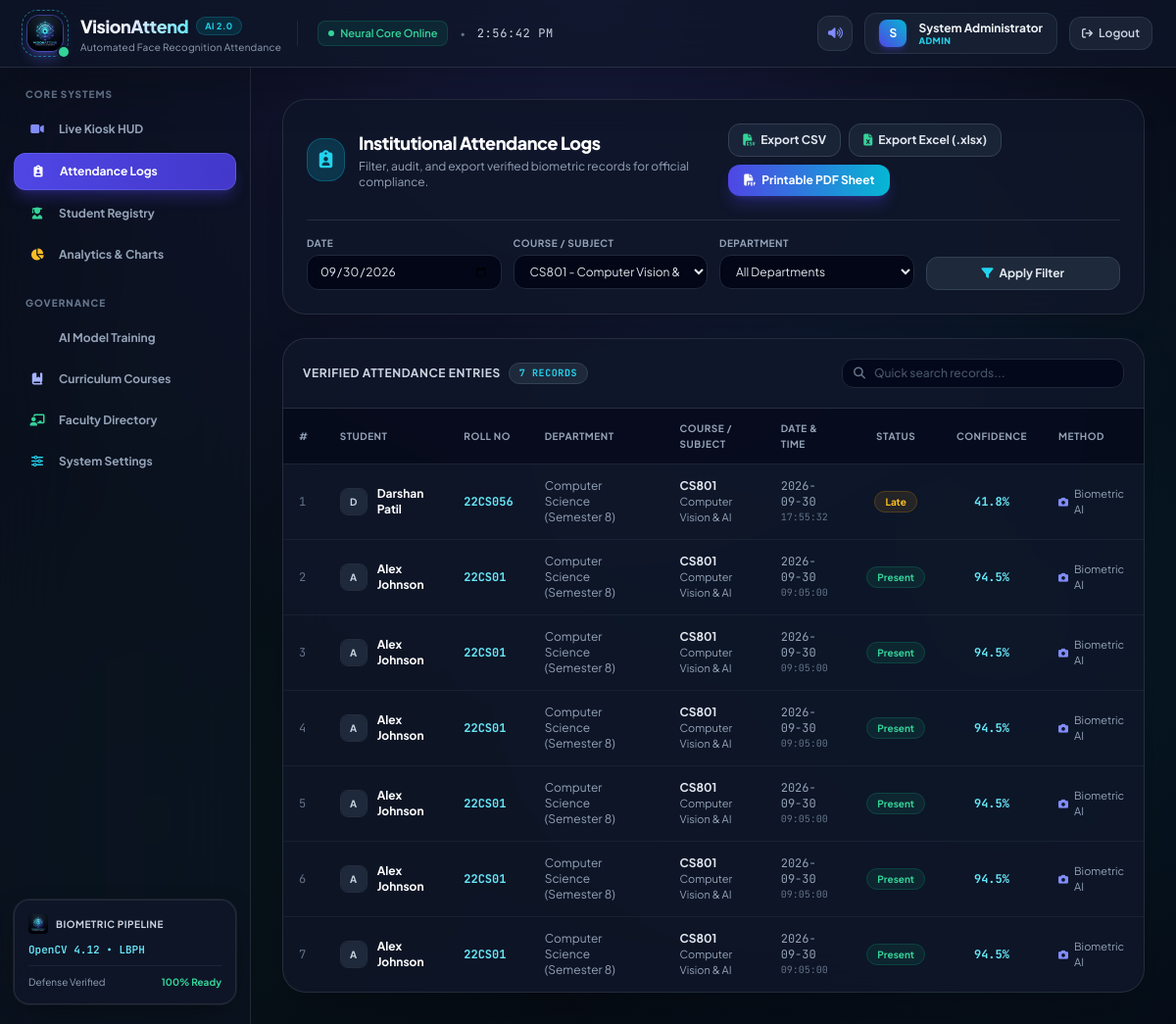
The page /attendance?subject_id=1 (signed in) on the database its author committed.
### tables this page shows
CREATE TABLE attendance (
                id INTEGER PRIMARY KEY AUTOINCREMENT,
                student_id INTEGER NOT NULL,
                subject_id INTEGER NOT NULL,
                date TEXT NOT NULL, -- YYYY-MM-DD
                time TEXT NOT NULL, -- HH:MM:SS
                status TEXT NOT NULL CHECK(status IN ('Present', 'Late', 'Absent')),
                confidence REAL DEFAULT 0.0,
                liveness_verified INTEGER DEFAULT 1,
                session_type TEXT DEFAULT 'Regular Class',
                method TEXT DEFAULT 'Face Recognition',
                created_at TIMESTAMP DEFAULT CURRENT_TIMESTAMP,
                FOREIGN KEY (student_id) REFERENCES students(id) ON DELETE CASCADE,
                FOREIGN KEY (subject_id) REFERENCES subjects(id) ON DELETE CASCADE
            );

CREATE TABLE students (
                id INTEGER PRIMARY KEY AUTOINCREMENT,
                roll_number TEXT UNIQUE NOT NULL,
                name TEXT NOT NULL,
                department TEXT NOT NULL,
                semester TEXT NOT NULL,
                email TEXT,
                phone TEXT,
                face_samples_count INTEGER DEFAULT 0,
                photo_path TEXT,
                created_at TIMESTAMP DEFAULT CURRENT_TIMESTAMP
            );

CREATE TABLE subjects (
                id INTEGER PRIMARY KEY AUTOINCREMENT,
                code TEXT UNIQUE NOT NULL,
                name TEXT NOT NULL,
                department TEXT NOT NULL,
                semester TEXT NOT NULL,
                teacher_id INTEGER,
                created_at TIMESTAMP DEFAULT CURRENT_TIMESTAMP,
                FOREIGN KEY (teacher_id) REFERENCES teachers(id) ON DELETE SET NULL
            );

### app.py (the view)
@app.route("/attendance")
@login_required(roles=["admin", "teacher"])
def attendance_records_page():
    date_filter = request.args.get("date", datetime.now().strftime("%Y-%m-%d"))
    subject_filter = request.args.get("subject_id")
    dept_filter = request.args.get("department")
    records = get_attendance_records(
        date=date_filter if date_filter else None,
        subject_id=int(subject_filter) if subject_filter else None,
        department=dept_filter if dept_filter else None
    )
    subjects = get_all_subjects()
    return render_template(
        "attendance.html",
        records=records,
        subjects=subjects,
        selected_date=date_filter,
        selected_subject=subject_filter,
        selected_dept=dept_filter
    )

### app.py (called while the page is built)
def login_required(roles=None):
    def decorator(f):
        @functools.wraps(f)
        def decorated_function(*args, **kwargs):
            if "user_id" not in session:
                flash("Please log in to access this page.", "warning")
                return redirect(url_for("login_page"))
            if roles and session.get("role") not in roles:
                flash("You do not have permission to access this resource.", "danger")
                return redirect(url_for("dashboard"))
            return f(*args, **kwargs)
        return decorated_function
    return decorator

### core/database.py (called while the page is built)
def get_connection():
    conn = sqlite3.connect(str(config.DATABASE_PATH), timeout=20.0)
    conn.row_factory = sqlite3.Row
    return conn

def get_all_subjects():
    with get_connection() as conn:
        return conn.execute("""
            SELECT s.*, t.name as teacher_name
            FROM subjects s
            LEFT JOIN teachers t ON s.teacher_id = t.id
            ORDER BY s.code ASC
        """).fetchall()

### templates/attendance.html (shortened to what this page needs)
{% extends "base.html" %}
{% block content %}
<div class="space-y-6">
    <div class="bg-slate-900/80 border border-white/10 p-6 rounded-3xl shadow-xl backdrop-blur-xl">
        <div class="flex flex-col md:flex-row md:items-center justify-between gap-4 mb-6">
            <div class="flex items-center space-x-3.5">
                <div class="w-11 h-11 rounded-2xl bg-cyan-500/20 text-cyan-400 flex items-center justify-center border border-cyan-500/30 text-lg shadow-inner">
                    <i class="fa-solid fa-clipboard-user"></i>
                </div>
                <div>
                    <h1 class="text-lg font-black text-white tracking-tight">Institutional Attendance Logs</h1>
                    <p class="text-slate-400 text-xs mt-0.5">Filter, audit, and export verified biometric records for official compliance.</p>
                </div>
            </div>
            <div class="flex flex-wrap items-center gap-2">
                <a href="{{ url_for('export_csv', date=selected_date, subject_id=selected_subject, department=selected_dept) }}"
                   class="px-3.5 py-2 rounded-xl bg-slate-800/80 hover:bg-slate-700 text-slate-200 border border-slate-700 text-xs font-bold flex items-center space-x-1.5 transition-all">
                    <i class="fa-solid fa-file-csv text-emerald-400"></i>
                    <span>Export CSV</span>
                </a>
                <a href="{{ url_for('export_excel', date=selected_date, subject_id=selected_subject, department=selected_dept) }}"
                   class="px-3.5 py-2 rounded-xl bg-slate-800/80 hover:bg-slate-700 text-slate-200 border border-slate-700 text-xs font-bold flex items-center space-x-1.5 transition-all">
                    <i class="fa-solid fa-file-excel text-emerald-400"></i>
                    <span>Export Excel (.xlsx)</span>
                </a>
                <a href="{{ url_for('export_pdf', date=selected_date, subject_id=selected_subject, department=selected_dept) }}"
                   class="px-4 py-2 rounded-xl bg-gradient-to-r from-indigo-600 to-cyan-500 hover:from-indigo-500 hover:to-cyan-400 text-white text-xs font-bold flex items-center space-x-1.5 shadow-lg shadow-indigo-600/30 transition-all">
                    <i class="fa-solid fa-file-pdf"></i>
                    <span>Printable PDF Sheet</span>
                </a>
            </div>
        </div>
        <form method="GET" action="{{ url_for('attendance_records_page') }}" class="grid grid-cols-1 sm:grid-cols-2 md:grid-cols-4 gap-3 pt-4 border-t border-white/10">
            <div>
                <label class="block text-[10px] font-bold uppercase tracking-wider text-slate-400 mb-1">Date</label>
                <input type="date" name="date" value="{{ selected_date }}"
                       class="w-full px-3 py-2 bg-slate-950 border border-slate-800 rounded-xl text-xs text-slate-200 focus:outline-none focus:border-indigo-500">
            </div>
            <div>
                <label class="block text-[10px] font-bold uppercase tracking-wider text-slate-400 mb-1">Course / Subject</label>
                <select name="subject_id" class="w-full px-3 py-2 bg-slate-950 border border-slate-800 rounded-xl text-xs text-slate-200 focus:outline-none focus:border-indigo-500">
                    {% for sub in subjects %}
                        <option value="{{ sub.id }}" {% if selected_subject|string == sub.id|string %}selected{% endif %}>{{ sub.code }} - {{ sub.name }}</option>
                    {% endfor %}
                </select>
            </div>
            <div>
                <label class="block text-[10px] font-bold uppercase tracking-wider text-slate-400 mb-1">Department</label>
                <select name="department" class="w-full px-3 py-2 bg-slate-950 border border-slate-800 rounded-xl text-xs text-slate-200 focus:outline-none focus:border-indigo-500">
                    <option value="">All Departments</option>
                </select>
            </div>
            <div class="flex items-end space-x-2">
                <button type="submit" class="w-full py-2 px-4 rounded-xl bg-slate-800 hover:bg-slate-700 text-slate-200 border border-slate-700 font-bold text-xs transition-all flex items-center justify-center space-x-1.5">
                    <i class="fa-solid fa-filter text-cyan-400"></i>
                    <span>Apply Filter</span>
                </button>
            </div>
        </form>
    </div>
    <div class="bg-slate-900/80 border border-white/10 rounded-3xl overflow-hidden shadow-2xl backdrop-blur-xl">
        <div class="p-5 border-b border-white/10 flex flex-col sm:flex-row sm:items-center justify-between gap-3">
            <div class="text-xs font-bold uppercase tracking-wider text-slate-300 flex items-center space-x-2">
                <span>Verified Attendance Entries</span>
                <span class="px-2.5 py-0.5 rounded-full text-[10px] bg-slate-800 text-cyan-400 border border-slate-700 font-mono font-bold">{{ records|length }} Records</span>
            </div>
            <div class="relative w-full sm:w-72">
                <span class="absolute inset-y-0 left-0 flex items-center pl-3 text-slate-500 text-xs">
                    <i class="fa-solid fa-magnifying-glass"></i>
                </span>
                <input type="text" id="record-search-input" onkeyup="filterRecordsTable()" placeholder="Quick search records..."
                    class="w-full pl-8 pr-3 py-1.5 bg-slate-950/80 border border-slate-800 rounded-xl text-xs text-slate-200 placeholder-slate-600 focus:outline-none focus:border-indigo-500 font-medium">
            </div>
        </div>
        <div class="overflow-x-auto">
            <table class="w-full text-left text-xs text-slate-300" id="records-table">
                <thead class="bg-slate-950/60 text-slate-400 uppercase font-extrabold text-[10px] tracking-wider border-b border-white/10">
                    <tr>
                        <th class="py-3 px-4">#</th>
                        <th class="py-3 px-4">Student</th>
                        <th class="py-3 px-4">Roll No</th>
                        <th class="py-3 px-4">Department</th>
                        <th class="py-3 px-4">Course / Subject</th>
                        <th class="py-3 px-4">Date & Time</th>
                        <th class="py-3 px-4 text-center">Status</th>
                        <th class="py-3 px-4 text-center">Confidence</th>
                        <th class="py-3 px-4">Method</th>
                    </tr>
                </thead>
                <tbody class="divide-y divide-white/5">
                    {% for r in records %}
                    <tr class="record-row hover:bg-slate-800/40 transition-colors">
                        <td class="py-3.5 px-4 font-mono text-slate-500">{{ loop.index }}</td>
                        <td class="py-3.5 px-4">
                            <div class="flex items-center space-x-2.5">
                                <div class="w-7 h-7 rounded-lg overflow-hidden border border-white/10 shrink-0">
                                </div>
                                <a href="{{ url_for('student_profile', student_id=r.student_id) }}" class="font-bold text-white hover:text-cyan-400 transition-colors">
                                    {{ r.student_name }}
                                </a>
                            </div>
                        </td>
                        <td class="py-3.5 px-4 font-mono text-cyan-300 font-bold">{{ r.roll_number }}</td>
                        <td class="py-3.5 px-4 text-slate-400">{{ r.student_dept }} ({{ r.semester }})</td>
                        <td class="py-3.5 px-4">
                            <span class="font-bold text-slate-200">{{ r.subject_code }}</span>
                            <span class="text-slate-400 text-[11px] block">{{ r.subject_name }}</span>
                        </td>
                        <td class="py-3.5 px-4 font-mono text-slate-400">
                            <div>{{ r.date }}</div>
                            <div class="text-[10px] text-slate-500">{{ r.time }}</div>
                        </td>
                        <td class="py-3.5 px-4 text-center">
                            {% if r.status == 'Present' %}
                                <span class="px-2.5 py-1 rounded-full text-[10px] font-bold bg-emerald-500/10 text-emerald-400 border border-emerald-500/20">Present</span>
                            {% elif r.status == 'Late' %}
                                <span class="px-2.5 py-1 rounded-full text-[10px] font-bold bg-amber-500/10 text-amber-400 border border-amber-500/20">Late</span>
                            {% else %}
                                <span class="px-2.5 py-1 rounded-full text-[10px] font-bold bg-rose-500/10 text-rose-400 border border-rose-500/20">Absent</span>
                            {% endif %}
                        </td>
                        <td class="py-3.5 px-4 text-center font-mono">
                            <span class="text-cyan-300 font-bold">{{ r.confidence }}%</span>
                        </td>
                        <td class="py-3.5 px-4">
                            <span class="inline-flex items-center text-[11px] text-slate-400">
                                {% if r.method == 'Face Recognition' %}
                                    <i class="fa-solid fa-camera text-indigo-400 mr-1.5 text-[10px]"></i> Biometric AI
                                {% else %}
                                    <i class="fa-solid fa-user-pen text-amber-400 mr-1.5 text-[10px]"></i> Manual
                                {% endif %}
                            </span>
                        </td>
                    </tr>
                    {% endfor %}
                </tbody>
            </table>
        </div>
    </div>
</div>
{% endblock %}

### static/css/custom.css (style rules this page uses)
:root { --brand-primary: #6366f1; --brand-cyan: #06b6d4; --brand-emerald: #10b981; --brand-amber: #f59e0b; --brand-rose: #f43f5e; --bg-dark: #060913; --card-bg: rgba(13, 20, 38, 0.7); }
body { background-color: var(--bg-dark); background-image: radial-gradient(circle at 50% 0%, rgba(99, 102, 241, 0.18) 0%, transparent 60%), radial-gradient(circle at 85% 60%, rgba(6, 182, 212, 0.1) 0%, transparent 50%), radial-gradient(circle at 15% 80%, rgba(16, 185, 129, 0.06) 0%, transparent 50%); background-attachment: fixed; }

### rows shown on the page
attendance: student_name "Darshan Patil", roll_number "22CS056", student_dept "Computer Science", semester "Semester 8", subject_code "CS801", subject_name "Computer Vision & AI", date "2026-09-30", time "17:55:32", status "Late", confidence "41.8", method "Face Recognition" (drawn)
attendance: student_name "Alex Johnson", roll_number "22CS01", student_dept "Computer Science", semester "Semester 8", subject_code "CS801", subject_name "Computer Vision & AI", date "2026-09-30", time "09:05:00", status "Present", confidence "94.5", method "Face Recognition" (drawn)
attendance: student_name "Alex Johnson", roll_number "22CS01", student_dept "Computer Science", semester "Semester 8", subject_code "CS801", subject_name "Computer Vision & AI", date "2026-09-30", time "09:05:00", status "Present", confidence "94.5", method "Face Recognition" (drawn)
attendance: student_name "Alex Johnson", roll_number "22CS01", student_dept "Computer Science", semester "Semester 8", subject_code "CS801", subject_name "Computer Vision & AI", date "2026-09-30", time "09:05:00", status "Present", confidence "94.5", method "Face Recognition" (drawn)
attendance: student_name "Alex Johnson", roll_number "22CS01", student_dept "Computer Science", semester "Semester 8", subject_code "CS801", subject_name "Computer Vision & AI", date "2026-09-30", time "09:05:00", status "Present", confidence "94.5", method "Face Recognition" (drawn)
attendance: student_name "Alex Johnson", roll_number "22CS01", student_dept "Computer Science", semester "Semester 8", subject_code "CS801", subject_name "Computer Vision & AI", date "2026-09-30", time "09:05:00", status "Present", confidence "94.5", method "Face Recognition" (drawn)
attendance: student_name "Alex Johnson", roll_number "22CS01", student_dept "Computer Science", semester "Semester 8", subject_code "CS801", subject_name "Computer Vision & AI", date "2026-09-30", time "09:05:00", status "Present", confidence "94.5", method "Face Recognition" (drawn)

### other values the page prints
{{ session.get('full_name', 'U')[0] }} "S"
{{ session.get('full_name') }} "System Administrator"
{{ session.get('role') }} "ADMIN"
{{ records|length }} "7"
form field subject_id "CS801 - Computer Vision & AI"
